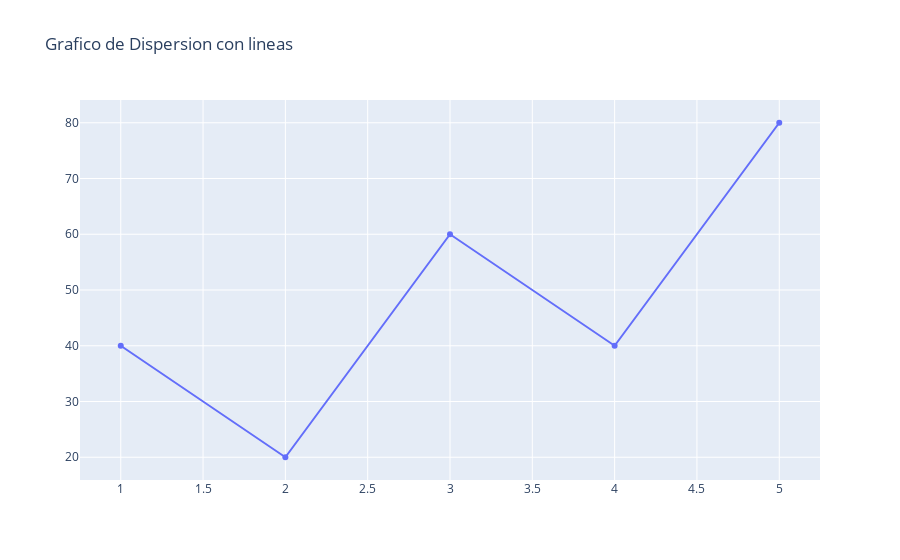

The cell this chart's notebook holds for it:
### Code cell
fig3 = go.Figure(  data=go.Scatter(x=[1,2,3,4,5], y=[40,20,60,40,80], mode='lines+markers' ))
fig3.update_layout(title="Grafico de Dispersion con lineas")

### Figure 1 — Plotly figure (JSON) as saved in the notebook; plotly's stock layout.template omitted (floating-point values rounded to 4 significant figures)
{"data": [{"mode": "lines+markers", "type": "scatter", "x": [1, 2, 3, 4, 5], "y": [40, 20, 60, 40, 80]}], "layout": {"title": {"text": "Grafico de Dispersion con lineas"}}}
